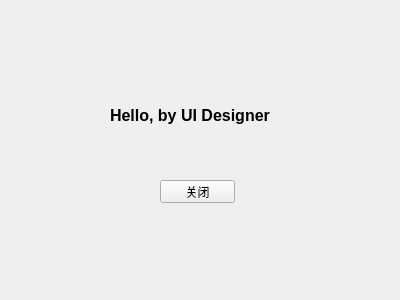
<?xml version="1.0" encoding="UTF-8"?>
<ui version="4.0">
 <class>Form</class>
 <widget class="QWidget" name="Form">
  <property name="geometry">
   <rect>
    <x>0</x>
    <y>0</y>
    <width>400</width>
    <height>300</height>
   </rect>
  </property>
  <property name="windowTitle">
   <string>Demo2_2</string>
  </property>
  <widget class="QLabel" name="label">
   <property name="geometry">
    <rect>
     <x>110</x>
     <y>100</y>
     <width>181</width>
     <height>31</height>
    </rect>
   </property>
   <property name="font">
    <font>
     <pointsize>12</pointsize>
     <weight>75</weight>
     <bold>true</bold>
    </font>
   </property>
   <property name="text">
    <string>Hello, by UI Designer</string>
   </property>
  </widget>
  <widget class="QPushButton" name="btnClose">
   <property name="geometry">
    <rect>
     <x>160</x>
     <y>180</y>
     <width>75</width>
     <height>23</height>
    </rect>
   </property>
   <property name="text">
    <string>关闭</string>
   </property>
  </widget>
 </widget>
 <resources/>
 <connections/>
</ui>
